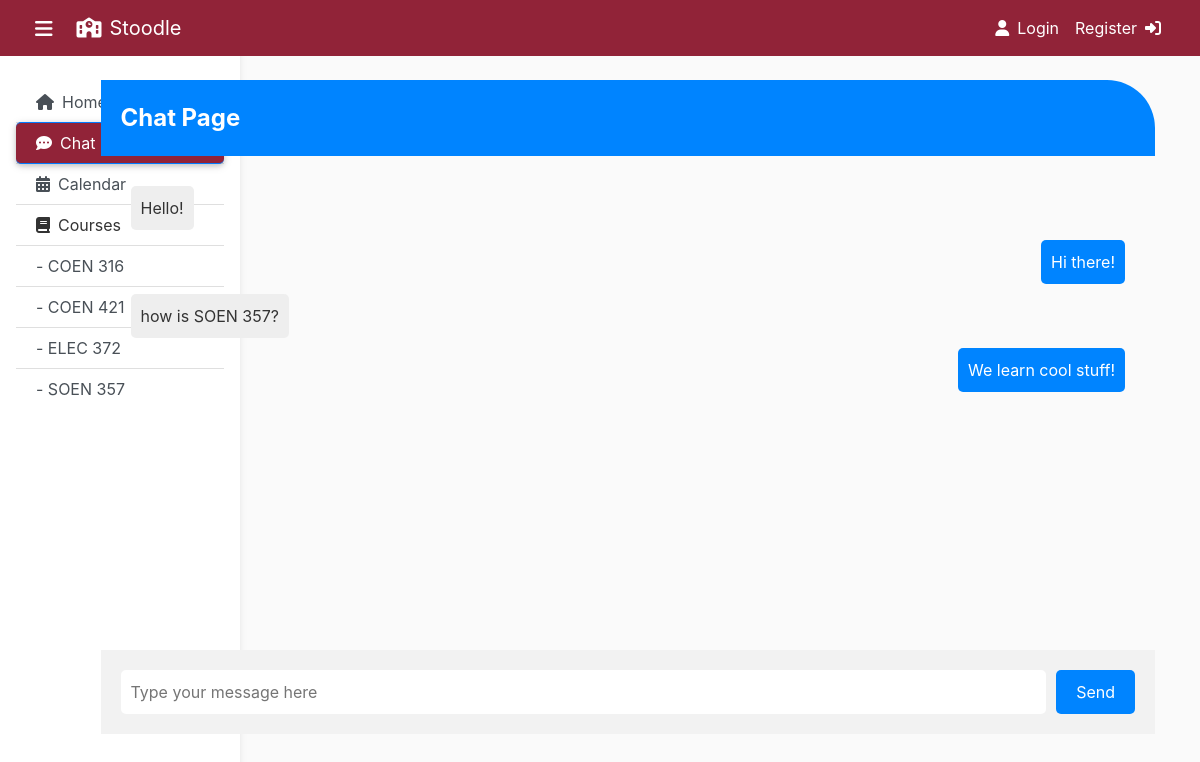
Page /chat on the committed database.
### flaskapp/models.py (models this page shows, shortened)
class Course(db.Model):
    id = db.Column(db.Integer, primary_key=True)
    name = db.Column(db.String(16), unique=True, nullable=False)
    teacher = db.Column(db.String(64), nullable=False)
    assignments = db.relationship('Assignment', backref='course', lazy=True)
    lectures = db.relationship('Lecture', backref='course', lazy=True)

### flaskapp/routes.py (the view)
@app.route("/chat")
def chat():
    courseNames = getCourseNames(Course.query.all())
    return render_template('chat.html', title='Chat', courseNames=courseNames)

### flaskapp/routes.py (called while the page is built)
def getCourseNames(courses):
    courseNames = []
    for course in courses:
        courseNames.append(course.name)
    return courseNames

### flaskapp/templates/chat.html
{% extends "base.html" %} {% block content %}
<div class="chat-container">
  <div class="chat-header">Chat Page</div>
  <div class="chat-messages">
    <div class="message">Hello!</div>
    <div class="message me">Hi there!</div>
    <div class="message">how is SOEN 357?</div>
    <div class="message me">We learn cool stuff!</div>
  </div>
  <div class="chat-form">
    <input
      type="text"
      class="chat-input"
      placeholder="Type your message here"
    />
    <button class="chat-submit">Send</button>
  </div>
</div>
{% endblock content %}

### flaskapp/templates/base.html (shortened to what this page needs)
<!DOCTYPE html>
<html>
	<head>
		<link
			rel="stylesheet"
			href="https://maxcdn.bootstrapcdn.com/bootstrap/4.0.0/css/bootstrap.min.css"
		/>
		<link
			rel="stylesheet"
			type="text/css"
			href="{{ url_for('static', filename='main.css') }}"
		/>
	</head>
	<body>
		<header class="site-header">
			<nav class="navbar navbar-expand-md navbar-dark bg-steel fixed-top">
				<div class="container-fluid">
					<a class="navbar-brand mr-1" href="/">
						<a class="text-white" data-toggle="collapse" href="#sidebarMenu" role="button" aria-expanded="false" aria-controls="sidebarMenu">
							<i class="fas fa-bars fa-lg mr-4"></i>
						</a>
					</a>
					<a class="navbar-brand mr-1" href="/">
						<i class="fas fa-school mr-2"></i>Stoodle
					</a>
					<div class="collapse navbar-collapse" id="navbarToggle">
						<div class="navbar-nav ml-auto">
							{% if current_user.is_authenticated %}
								<a class="nav-item nav-link mr-1" href="{{ url_for('account') }}">
									<i class="fa fa-user-secret mr-2" aria-hidden="true"></i>Account
								</a>
								<a class="nav-item nav-link" href="{{ url_for('logout') }}">
									Logout<i class="fa fa-sign-out ml-2" aria-hidden="true"></i>
								</a>
							{% else %}
								<a class="nav-item nav-link" href="{{ url_for('login') }}">
									<i class="fa fa-user mr-2" aria-hidden="true"></i>Login
								</a>
								<a class="nav-item nav-link" href="{{ url_for('register') }}">
									Register<i class="fa fa-sign-in ml-2" aria-hidden="true"></i>
								</a>
							{% endif %}
						</div>
					</div>
				</div>
			</nav>
		</header>
		<main role="main" class="container">
			<div class="row">
				<div class="position-sticky">
					<nav id="sidebarMenu" class="collapse d-lg-block sidebar collapse bg-white">
						<div class="list-group list-group-flush mx-3 mt-4">
							<a href="{{ url_for('home') }}" class="list-group-item list-group-item-action py-2 ripple {% if not title %}active{% endif %}" aria-current="true">
								<span><i class="fa fa-home mr-2" aria-hidden="true"></i>Home</span>
							</a>
							<a href="{{ url_for('chat') }}" class="list-group-item list-group-item-action py-2 ripple {% if title == 'Chat' %}active{% endif %}">
								<span><i class="fa fa-commenting mr-2" aria-hidden="true"></i>Chat</span>
							</a>
							<a href="{{ url_for('calendar') }}"class="list-group-item list-group-item-action py-2 ripple {% if title == 'Calendar' %}active{% endif %}">
								<span><i class="fa fa-calendar mr-2" aria-hidden="true"></i>Calendar</span>
							</a>
							<a class="list-group-item py-2">
								<span><i class="fa fa-book mr-2" aria-hidden="true"></i>Courses</span>
							</a>
							{% for course in courseNames %}
								<a href="{{ url_for('course', coursename=course) }}" class="list-group-item list-group-item-action py-2 ripple {% if title == course %}active{% endif %}">
									<span>- {{ course }}</span>
								</a>
							{% endfor %}
						</div>
					</nav>
				</div>
				<div class="container-fluid col-sm-12">
				{% block content %}
				{% endblock %}
				</div>
			</div>
		</main>
	</body>
</html>

### flaskapp/static/main.css (style rules this page uses)
body { background: #fafafa; color: #333333; margin-top: 5rem; }
.bg-steel { background-color: #912338; }
.site-header .navbar-nav .nav-link { color: #FFFFFF; }
.sidebar { position: fixed; top: 0; bottom: 0; left: 0; padding: 58px 0 0; box-shadow: 0 2px 5px 0 rgb(0 0 0 / 5%), 0 2px 10px 0 rgb(0 0 0 / 5%); width: 240px; z-index: 600; }
.sidebar .active { border-radius: 5px; box-shadow: 0 2px 5px 0 rgb(0 0 0 / 16%), 0 2px 10px 0 rgb(0 0 0 / 12%); background-color: #912338; }
.chat-container { display: flex; margin-left: 5%; flex-direction: column; height: 150%; }
.chat-header { display: flex; align-items: center; justify-content: space-between; padding: 20px; background-color: #0084ff; color: #fff; font-size: 24px; font-weight: bold; border-top-right-radius: 3rem; }
.chat-messages { flex: 1; display: flex; flex-direction: column; overflow-y: scroll; padding: 30px; }
.message { margin-bottom: 10px; padding: 10px; border-radius: 5px; max-width: 80%; align-self: flex-start; background-color: #eee; font-size: 16px; line-height: 1.5; }
.message.me { align-self: flex-end; background-color: #0084ff; color: #fff; }
.chat-form { display: flex; align-items: center; padding: 20px; background-color: #f2f2f2; }
.chat-input { flex: 1; padding: 10px; font-size: 16px; border: none; border-radius: 5px; margin-right: 10px; }
.chat-submit { padding: 10px 20px; background-color: #0084ff; color: #fff; border: none; border-radius: 5px; font-size: 16px; cursor: pointer; }

### rows in the picture
Course: name "COEN 316"
Course: name "COEN 421"
Course: name "ELEC 372"
Course: name "SOEN 357"
